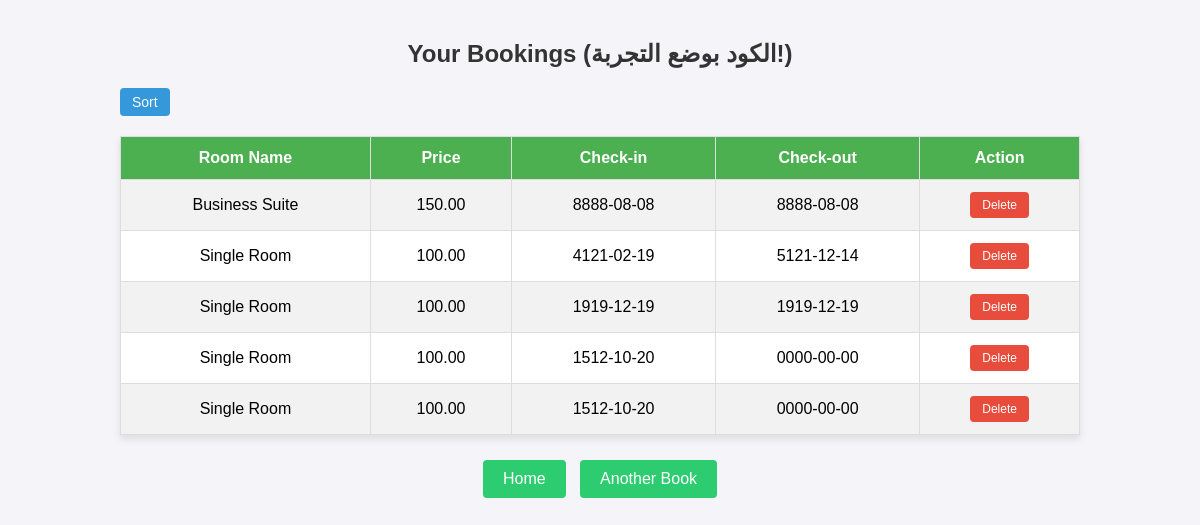
The app's page /your_logs.php (signed in) with its own data.
### tables this page shows
CREATE TABLE `bookings` (
  `id` int(11) NOT NULL,
  `username` varchar(100) NOT NULL,
  `room_name` varchar(100) NOT NULL,
  `price` decimal(10,2) NOT NULL,
  `check_in` date NOT NULL,
  `check_out` date NOT NULL
);

### your_logs.php (the view, shortened to what this page needs)
<?php
$userName = $_SESSION['username'];
$host = "localhost";
$dbname = "reg";
$username = "root";
$password = "";
$conn = new mysqli($host, $username, $password, $dbname);
$order = 'DESC';
$sql = "SELECT * FROM bookings WHERE username = ? ORDER BY check_in $order";
$stmt = $conn->prepare($sql);
$stmt->bind_param("s", $userName);
$stmt->execute();
$result = $stmt->get_result();
?>
<!DOCTYPE html>
<html lang="en">
<head>
</head>
<body>
    <h2>Your Bookings (الكود بوضع التجربة!)</h2>
    <div class="filter-container">
        <button class="filter-button" onclick="toggleSort()">Sort</button>
    </div>
    <?php if ($result->num_rows > 0): ?>
        <table>
            <tr>
                <th>Room Name</th>
                <th>Price</th>
                <th class="date-col">Check-in</th>
                <th class="date-col">Check-out</th>
                <th>Action</th>
            </tr>
            <?php while ($row = $result->fetch_assoc()): ?>
                <tr>
                    <td><?php echo htmlspecialchars($row['room_name']); ?></td>
                    <td><?php echo htmlspecialchars($row['price']); ?></td>
                    <td><?php echo htmlspecialchars($row['check_in']); ?></td>
                    <td><?php echo htmlspecialchars($row['check_out']); ?></td>
                    <td>
                        <a href="your_logs.php?delete_id=<?php echo $row['id']; ?>" onclick="return confirm('Are you sure you want to delete this booking?');">
                            <button class="delete-button">Delete</button>
                        </a>
                    </td>
                </tr>
            <?php endwhile; ?>
        </table>
    <?php else: ?>
        <p>No bookings found.</p>
    <?php endif; ?>
    <div class="nav-buttons">
        <button class="nav-button" onclick="window.location.href='index.php'">Home</button>
        <button class="nav-button" onclick="window.location.href='reservation.php'">Another Book</button>
    </div>
</body>
</html>

### your_logs.php (style rules this page uses)
body { font-family: Arial, sans-serif; background-color: #f4f4f9; margin: 0; padding: 0; }
h2 { text-align: center; color: #333; padding-top: 20px; }
table { width: 80%; margin: 20px auto; border-collapse: collapse; background-color: #fff; box-shadow: 0 4px 8px rgba(0, 0, 0, 0.1); }
th, td { padding: 12px; text-align: center; border: 1px solid #ddd; }
th { background-color: #4CAF50; color: white; }
tr:nth-child(even) { background-color: #f2f2f2; }
.filter-container { text-align: left; margin: 20px auto; width: 80%; }
.filter-button { background-color: #3498db; color: white; padding: 6px 12px; border: none; border-radius: 4px; font-size: 14px; cursor: pointer; transition: background-color 0.3s ease; }
.nav-buttons { text-align: center; margin: 20px; }
.nav-button { background-color: #2ecc71; color: white; padding: 10px 20px; border: none; border-radius: 4px; font-size: 16px; margin: 5px; cursor: pointer; transition: background-color 0.3s ease; }
.delete-button { background-color: #e74c3c; color: white; padding: 6px 12px; border: none; border-radius: 4px; font-size: 12px; cursor: pointer; transition: background-color 0.3s ease; }

### records on screen
bookings: room_name "Business Suite", price "150.00", check_in "8888-08-08", check_out "8888-08-08"
bookings: room_name "Single Room", price "100.00", check_in "4121-02-19", check_out "5121-12-14"
bookings: room_name "Single Room", price "100.00", check_in "1919-12-19", check_out "1919-12-19"
bookings: room_name "Single Room", price "100.00", check_in "1512-10-20", check_out "0000-00-00"
bookings: room_name "Single Room", price "100.00", check_in "1512-10-20", check_out "0000-00-00"
